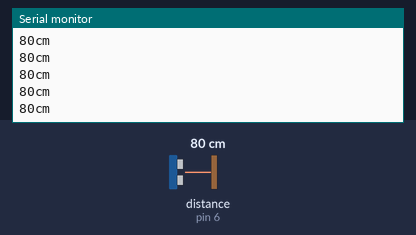
Bench run of a sketch on a simulated Arduino Uno, built with avr-gcc and run on an emulated ATmega328P. Parts: the last lines printed to the serial monitor. Wiring (inferred from the names in the program): ultrasonic range finder: trigger pin 7; echo pin 6. The inputs (shaded band) are chosen by the test bench; at power-on: distance to the obstacle (sensor on pin 6) 80 cm. The echo pulse lasts 58.3 µs per cm.

Above: at 1.2 s.
1.3 s: distance to the obstacle (sensor on pin 6) set to 2 cm
At 1.37 s:
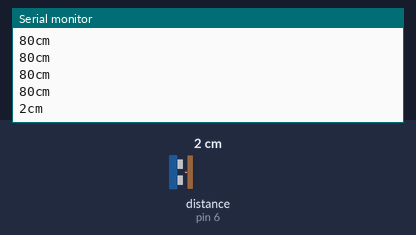
2.8 s: distance to the obstacle (sensor on pin 6) set to 4 cm
At 2.89 s:
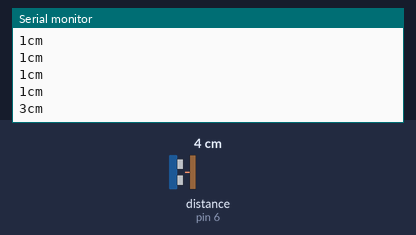
Timing chart, 0 to 5.8 s (numbered marks = the images above; inputs shaded):
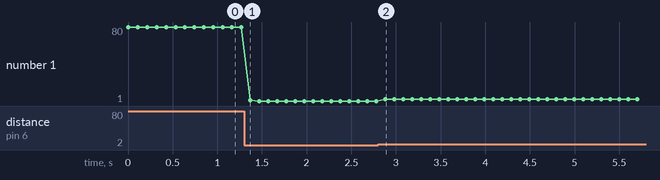

Measured:
- after the input at 1.3 s, the serial monitor: prints a new line after 0.07 s (image 1)
- after the input at 2.8 s, the serial monitor: prints a new line after 0.08 s (image 2)
- plotted number 1: 80 → 1 after the input at 1.3 s, 1 → 3 after the input at 2.8 s

The sketch:

lab_2_ex_71.ino
```cpp
int cm = 0;
int triggerPin = 7;
int echoPin = 6;

long readUltrasonicDistance()
{
  pinMode(triggerPin, OUTPUT);  // Clear the trigger
  digitalWrite(triggerPin, LOW);
  delayMicroseconds(2);
  // Sets the trigger pin to HIGH state for 10 microseconds
  digitalWrite(triggerPin, HIGH);
  delayMicroseconds(10);
  digitalWrite(triggerPin, LOW);
  pinMode(echoPin, INPUT);
  // Reads the echo pin, and returns the sound wave travel time in microseconds
  return pulseIn(echoPin, HIGH);
}

void setup()
{
  Serial.begin(9600);
}

void loop()
{
  // measure the ping time in cm
  cm = 0.01723 * readUltrasonicDistance();
  Serial.print(cm);
  Serial.println("cm");
  delay(100); // Wait for 100 millisecond(s)
}
```
